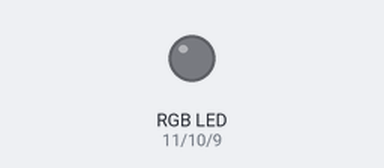
Bench run of a sketch on a simulated Arduino Uno, built with avr-gcc and run on an emulated ATmega328P. Shown: an RGB LED mixed from three pins (HIGH = lit).

Above: at 0.1 s.
At 2.1 s:
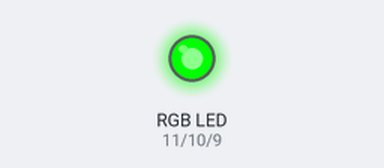
At 4.1 s:
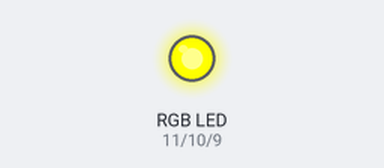
At 6.1 s:
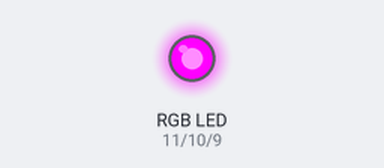
At 18.8 s:
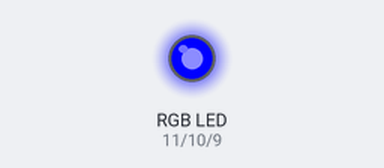
At 38.5 s:
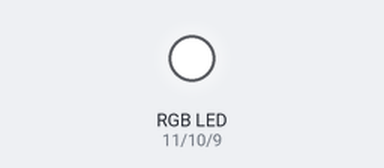
Timing chart, 0 to 40.0 s (numbered marks = the images above):
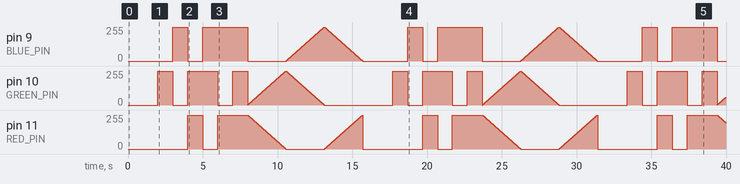

Measured:
- by itself, pin 9 (BLUE_PIN): 0/255 → 255/255 at 3.0 s, → 0/255 1.0 s later, → 255/255 1.0 s later, → 0/255 3.0 s later, … (1032 changes in this stretch)
- by itself, pin 10 (GREEN_PIN): 0/255 → 255/255 at 2.0 s, → 0/255 1.0 s later, → 255/255 1.0 s later, → 0/255 2.0 s later, … (1097 changes in this stretch)

The sketch:

03_rgb_led.ino
```cpp
// Use a RGB LED to display a rainbow of colors

// "const" indicates that this variable will never change.
const int RED_PIN = 11;
const int GREEN_PIN = 10;
const int BLUE_PIN = 9;

// Controls how fast we loop through the colors.
// Change this to fade faster or slower.
int DISPLAY_TIME = 100;   // In milliseconds


void setup() {
  // configure the Arduino pins we are using.
  pinMode(RED_PIN, OUTPUT);
  pinMode(GREEN_PIN, OUTPUT);
  pinMode(BLUE_PIN, OUTPUT);

}

void loop() {
  // Function to step through all eight colors.
  mainColors();

  showSpectrum();

}


void mainColors() {
  // Off (all LEDs off)
  digitalWrite(RED_PIN, LOW);
  digitalWrite(GREEN_PIN, LOW);
  digitalWrite(BLUE_PIN, LOW);

  delay(1000);

  // Red (turn just the red LED on)
  digitalWrite(RED_PIN, LOW);
  digitalWrite(GREEN_PIN, LOW);
  digitalWrite(BLUE_PIN, LOW);

  delay(1000);

  // Green
  digitalWrite(RED_PIN, LOW);
  digitalWrite(GREEN_PIN, HIGH);
  digitalWrite(BLUE_PIN, LOW);

  delay(1000);

  // Blue
  digitalWrite(RED_PIN, LOW);
  digitalWrite(GREEN_PIN, LOW);
  digitalWrite(BLUE_PIN, HIGH);

  delay(1000);

  // Yellow
  digitalWrite(RED_PIN, HIGH);
  digitalWrite(GREEN_PIN, HIGH);
  digitalWrite(BLUE_PIN, LOW);

  delay(1000);

  // Cyan
  digitalWrite(RED_PIN, LOW);
  digitalWrite(GREEN_PIN, HIGH);
  digitalWrite(BLUE_PIN, HIGH);

  delay(1000);

  // Purple
  digitalWrite(RED_PIN, HIGH);
  digitalWrite(GREEN_PIN, LOW);
  digitalWrite(BLUE_PIN, HIGH);

  delay(1000);

  // White
  digitalWrite(RED_PIN, HIGH);
  digitalWrite(GREEN_PIN, HIGH);
  digitalWrite(BLUE_PIN, HIGH);

  delay(1000);

}

void showSpectrum() {
  int x;

  for (x = 0; x < 768; x++) {
    showRGB(x);   // Call RGBspectrum() with our new x
    delay(10);    // Delay 10 ms

  }
}


void showRGB(int color) {
  int redIntensity;
  int greenIntensity;
  int blueIntensity;

  if (color <= 255) {
    redIntensity = 255 - color;   // red goes from on to off
    greenIntensity = color;       // green goes from off to on
    blueIntensity = 0;            // blue is always off
  }
  else if (color <= 511) {
    redIntensity = 0;                      // red is always off
    greenIntensity = 255 - (color - 256);  // green on to off
    blueIntensity = (color - 256);         // blue off to on
  }
  else {
    redIntensity = (color - 512);         // red off to on
    greenIntensity = 0;                   // green is always off
    blueIntensity = 255 - (color - 512);  // blue on to off
  }

  // Now that brightness values have been set, write those values to led's
  analogWrite(RED_PIN, redIntensity);
  analogWrite(BLUE_PIN, blueIntensity);
  analogWrite(GREEN_PIN, greenIntensity);

}
```
